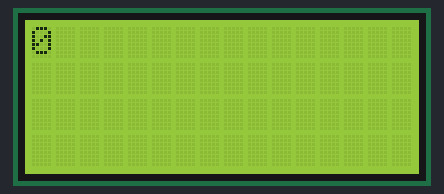
A sketch run on a simulated Arduino Uno, built with avr-gcc and run on an emulated ATmega328P. On the bench: 16×4 character LCD.

Above: at 0.1 s.
At 0.6 s:
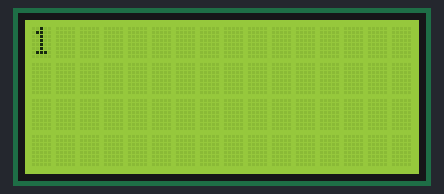
At 2.1 s:
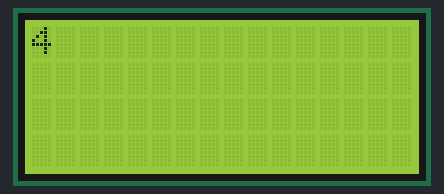
At 3.6 s:
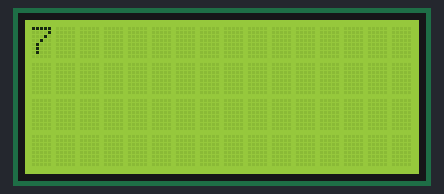

Measured:
- by itself, everything shown: repeats every 5.0 s, in 11 steps
- what the display in image 1 shows lasts 0.5 s, from 0.6 s to 1.1 s

The sketch:

lcd_16x4.ino
```cpp
/* I2C LCD with Arduino example code. More info: https://www.makerguides.com */

// Include the libraries:
// LiquidCrystal_I2C.h: https://github.com/johnrickman/LiquidCrystal_I2C
#include <Wire.h> // Library for I2C communication
#include <LiquidCrystal_I2C.h> // Library for LCD

// Wiring: SDA pin is connected to A4 and SCL pin to A5.
// Connect to LCD via I2C, default address 0x27 (A0-A2 not jumpered)
LiquidCrystal_I2C lcd = LiquidCrystal_I2C(0x27,16,4); // Change to (0x27,16,2) for 16x2 LCD.

void setup() {
  // Initiate the LCD:
  lcd.init();
  lcd.backlight();
}

void loop() {
  // Print 'Hello World!' on the first line of the LCD:
//  lcd.setCursor(0, 0); // Set the cursor on the first column and first row.
//  lcd.print("Hello World!"); // Print the string "Hello World!"
//  lcd.setCursor(2, 1); //Set the cursor on the third column and the second row (counting starts at 0!).
//  lcd.print("Bagas Budhi Permana");
  ///////////
  lcd.setCursor(0, 0);
  // print from 0 to 9:
  for (int thisChar = 0; thisChar < 10; thisChar++) {
    lcd.print(thisChar);
    delay(500);
    lcd.clear();
  }

  // set the cursor to (16,1):
//  lcd.setCursor(16, 1);
//  // set the display to automatically scroll:
//  lcd.autoscroll();
//  // print from 0 to 9:
//  for (int thisChar = 0; thisChar < 10; thisChar++) {
//    lcd.print(thisChar);
//    delay(500);
//  }
//  // turn off automatic scrolling
//  lcd.noAutoscroll();
//
//  // clear screen for the next loop:

}
```
